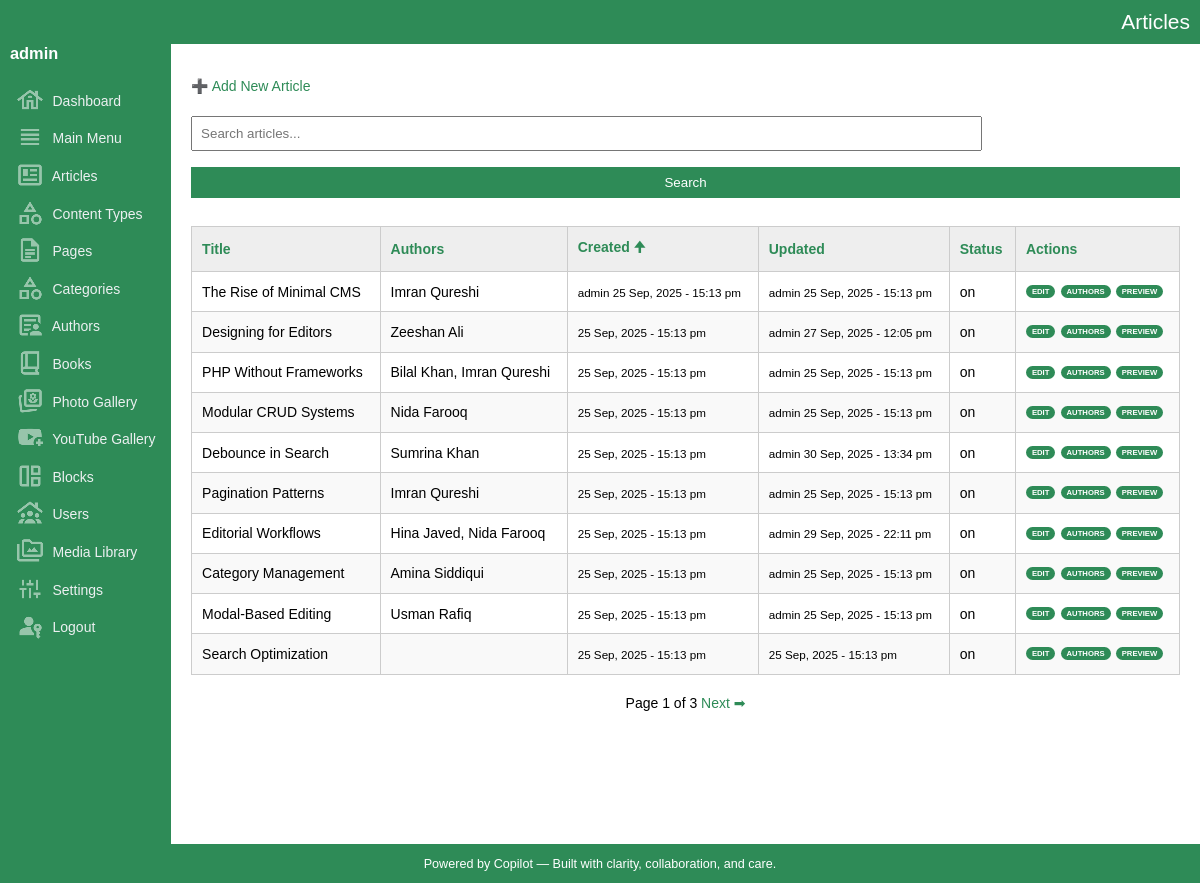
Before: /admin/articles/list.php?sort=entry_date_time&dir=asc (signed in) with the older database file.
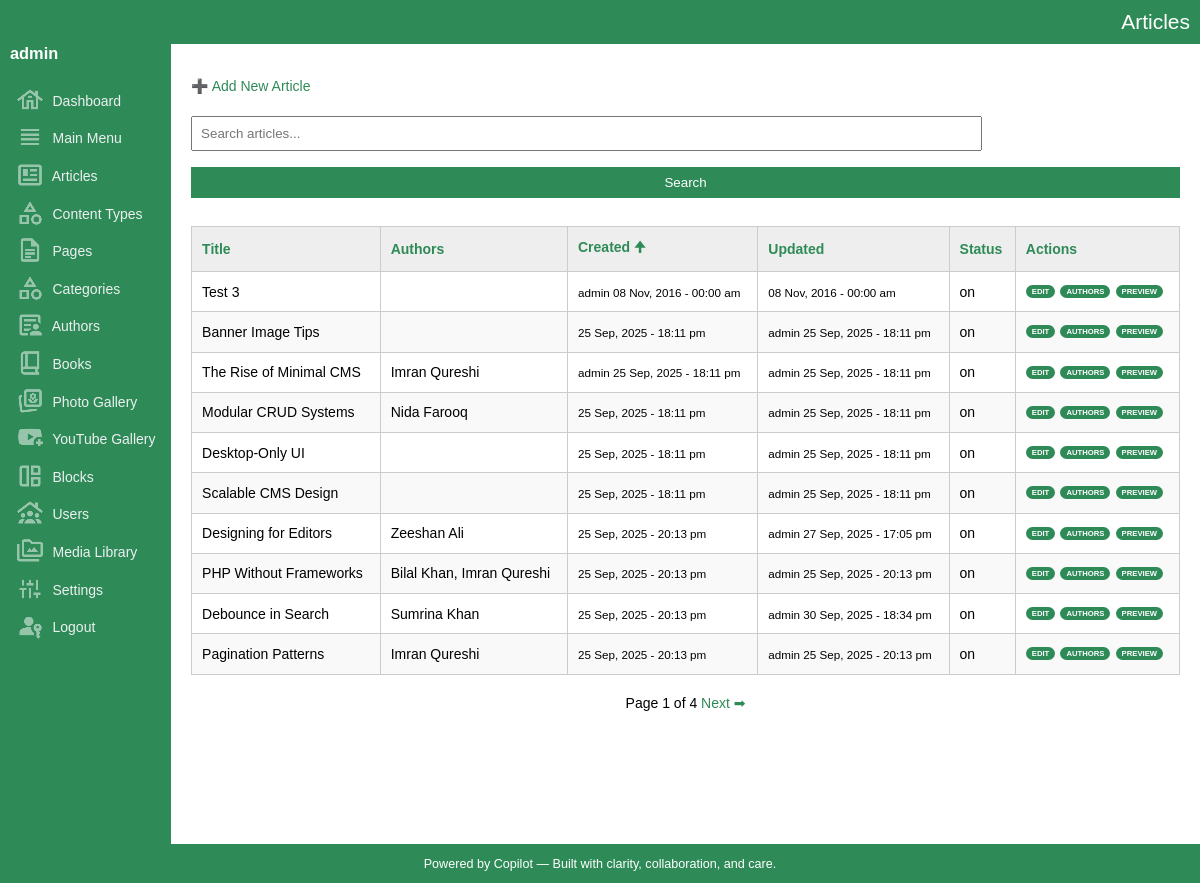
After: the same page with the newer database file.
### tables this page shows
CREATE TABLE IF NOT EXISTS `articles` (
  `key_articles` int(10) UNSIGNED NOT NULL AUTO_INCREMENT,
  `key_media_banner` int(10) UNSIGNED DEFAULT '0',
  `document_number` varchar(50) NOT NULL DEFAULT '',
  `title` varchar(300) NOT NULL DEFAULT '',
  `title_sub` varchar(300) NOT NULL DEFAULT '',
  `article_snippet` varchar(1000) NOT NULL DEFAULT '',
  `article_content` mediumtext NOT NULL,
  `content_type` varchar(300) NOT NULL DEFAULT '',
  `book_indent_level` tinyint(4) NOT NULL DEFAULT '0',
  `url` varchar(200) NOT NULL DEFAULT '',
  `banner_image_url` varchar(2000) DEFAULT '',
  `sort` smallint(6) NOT NULL DEFAULT '0',
  `entry_date_time` datetime NOT NULL DEFAULT CURRENT_TIMESTAMP,
  `update_date_time` datetime NOT NULL DEFAULT CURRENT_TIMESTAMP,
  `created_by` int(10) UNSIGNED DEFAULT NULL,
  `updated_by` int(10) UNSIGNED DEFAULT NULL,
  `status` enum('draft','on','off') DEFAULT 'draft',
  PRIMARY KEY (`key_articles`),
  KEY `fk_articles_media` (`key_media_banner`),
  KEY `entry_date_time` (`entry_date_time`),
  KEY `update_date_time` (`update_date_time`),
  KEY `document_number` (`document_number`)
);

CREATE TABLE IF NOT EXISTS `users` (
  `key_user` int(10) UNSIGNED NOT NULL AUTO_INCREMENT,
  `key_media_banner` int(10) UNSIGNED NOT NULL,
  `name` varchar(200) NOT NULL DEFAULT '',
  `username` varchar(100) NOT NULL,
  `password_hash` varchar(255) NOT NULL,
  `email` varchar(200) DEFAULT NULL,
  `role` enum('admin','editor','viewer') DEFAULT 'viewer',
  `status` varchar(3) DEFAULT 'on',
  `entry_date_time` datetime DEFAULT CURRENT_TIMESTAMP,
  `update_date_time` datetime DEFAULT CURRENT_TIMESTAMP ON UPDATE CURRENT_TIMESTAMP,
  `phone` varchar(20) DEFAULT NULL,
  `address` text,
  `city` varchar(100) DEFAULT NULL,
  `state` varchar(100) DEFAULT NULL,
  `country` varchar(100) DEFAULT NULL,
  `description` text,
  `url` varchar(200) DEFAULT NULL,
  `banner_image_url` varchar(2000) NOT NULL,
  PRIMARY KEY (`key_user`),
  UNIQUE KEY `username` (`username`)
);

### admin/articles/list.php (the view, shortened to what this page needs)
<?php
include_once('../../dbconnection.php');
include_once('../functions.php');
include_once('../layout.php');
?>
<p><a href="#" onclick="openModal()">➕ Add New Article</a></p>
<form method="get">
	<input type="text" name="q" placeholder="Search articles..." value="<?= htmlspecialchars($_GET['q'] ?? '') ?>">
	<input type="submit" value="Search">
</form>
<table>
	<thead>
		<tr>
			<th><?= sortLink('Title', 'title', $_GET['sort'] ?? '', $_GET['dir'] ?? '') ?></th>
			<th>Authors</th>
			<th><?= sortLink('Created', 'entry_date_time', $_GET['sort'] ?? '', $_GET['dir'] ?? '') ?></th>
			<th><?= sortLink('Updated', 'update_date_time', $_GET['sort'] ?? '', $_GET['dir'] ?? '') ?></th>
			<th><?= sortLink('Status', 'status', $_GET['sort'] ?? '', $_GET['dir'] ?? '') ?></th>
			<th>Actions</th>
		</tr>
	</thead>
	<tbody>
	<?php
	$limit = 10;
	$page = isset($_GET['page']) ? max(1, intval($_GET['page'])) : 1;
	$offset = ($page - 1) * $limit;
	$q = $_GET['q'] ?? '';
	$q = $conn->real_escape_string($q);
	$sort = $_GET['sort'] ?? 'entry_date_time';
	$dir = $_GET['dir'] ?? 'desc';
	$sql = "SELECT key_articles, title, article_snippet, entry_date_time, update_date_time, status FROM articles";
	$sql .= " ORDER BY $sort $dir LIMIT $limit OFFSET $offset";
	$result = $conn->query($sql);
	while ($row = $result->fetch_assoc()) {
		$keyArticles = $row['key_articles'];
		$createdUpdated = $conn->query("SELECT
			a.key_articles,
			u1.username AS creator,
			u2.username AS updater
			FROM articles a
			LEFT JOIN users u1 ON a.created_by = u1.key_user
			LEFT JOIN users u2 ON a.updated_by = u2.key_user
			WHERE key_articles = $keyArticles")->fetch_assoc();
		$authRes = $conn->query("SELECT a.name FROM authors a JOIN article_authors aa ON a.key_authors = aa.key_authors WHERE aa.key_articles = $keyArticles");
		$authorNames = [];
		while ($a = $authRes->fetch_assoc()) {
		  $authorNames[] = $a['name'];
		}
		$authorDisplay = implode(', ', $authorNames);
		$date_created = date_format(date_create($row["entry_date_time"]), "d M, Y - H:i a");
		$date_updated = date_format(date_create($row["update_date_time"]), "d M, Y - H:i a");
		echo "<tr>
		<td>{$row['title']}</td>
		<td>" . htmlspecialchars($authorDisplay) . "</td>
		<td><small>{$createdUpdated['creator']} $date_created</small></td>
		<td><small>{$createdUpdated['updater']} $date_updated</small></td>
		<td>{$row['status']}</td>
		<td class='record-action-links'>
		  <a href='#' onclick='editItem({$row['key_articles']}, \"get_article.php\", [\"title\",\"title_sub\",\"article_snippet\",\"article_content\",\"url\",\"book_indent_level\",\"banner_image_url\",\"key_media_banner\",\"sort\",\"entry_date_time\",\"update_date_time\",\"status\"])'>Edit</a>
		  <a href='#' onclick='openAuthorModal({$row['key_articles']})'>Authors</a>
		  <a href='preview.php?id={$row['key_articles']}' target='_blank'>Preview</a>
		  <a href='delete.php?id={$row['key_articles']}' onclick='return confirm(\"Delete this article?\")' style='display:none'>Delete</a>
		</td>
		</tr>";
	}
	$countSql = "SELECT COUNT(*) AS total FROM articles";
	$countResult = $conn->query($countSql);
	$totalArticles = $countResult->fetch_assoc()['total'];
	$totalPages = ceil($totalArticles / $limit);
	?>
	</tbody>
</table>
<div id="pager">
	Page <?php echo $page; ?> of <?php echo $totalPages; ?>
	<?php if ($page < $totalPages): ?>
	<a href="?page=<?php echo $page + 1; ?>&q=<?php echo urlencode($q); ?>&sort=<?php echo urlencode($sort); ?>&dir=<?php echo urlencode($dir); ?>">Next ➡</a>
	<?php endif; ?>
</div>

Changed rows visible on the page:
no longer on this page (row edited): articles: title "Editorial Workflows", authorDisplay "Hina Javed, Nida Farooq", entry_date_time "25 Sep, 2025 - 15:13 pm", users.username "admin", update_date_time "29 Sep, 2025 - 22:11 pm", status "on"
no longer on this page (row edited): articles: title "Category Management", authorDisplay "Amina Siddiqui", entry_date_time "25 Sep, 2025 - 15:13 pm", users.username "admin", update_date_time "25 Sep, 2025 - 15:13 pm", status "on"
no longer on this page (row edited): articles: title "Modal-Based Editing", authorDisplay "Usman Rafiq", entry_date_time "25 Sep, 2025 - 15:13 pm", users.username "admin", update_date_time "25 Sep, 2025 - 15:13 pm", status "on"
no longer on this page (row edited): articles: title "Search Optimization", entry_date_time "25 Sep, 2025 - 15:13 pm", update_date_time "25 Sep, 2025 - 15:13 pm", status "on"
added articles: title "Test 3", users.username "admin", entry_date_time "08 Nov, 2016 - 00:00 am", update_date_time "08 Nov, 2016 - 00:00 am", status "on"
now on this page (row edited): articles: title "Banner Image Tips", entry_date_time "25 Sep, 2025 - 18:11 pm", users.username "admin", update_date_time "25 Sep, 2025 - 18:11 pm", status "on"
changed articles "The Rise of Minimal CMS": entry_date_time "25 Sep, 2025 - 15:13 pm" → "25 Sep, 2025 - 18:11 pm"; update_date_time "25 Sep, 2025 - 15:13 pm" → "25 Sep, 2025 - 18:11 pm"
changed articles "Modular CRUD Systems": entry_date_time "25 Sep, 2025 - 15:13 pm" → "25 Sep, 2025 - 18:11 pm"; update_date_time "25 Sep, 2025 - 15:13 pm" → "25 Sep, 2025 - 18:11 pm"; moves up the list
now on this page (row edited): articles: title "Desktop-Only UI", entry_date_time "25 Sep, 2025 - 18:11 pm", users.username "admin", update_date_time "25 Sep, 2025 - 18:11 pm", status "on"
now on this page (row edited): articles: title "Scalable CMS Design", entry_date_time "25 Sep, 2025 - 18:11 pm", users.username "admin", update_date_time "25 Sep, 2025 - 18:11 pm", status "on"
changed articles "Designing for Editors": entry_date_time "25 Sep, 2025 - 15:13 pm" → "25 Sep, 2025 - 20:13 pm"; update_date_time "27 Sep, 2025 - 12:05 pm" → "27 Sep, 2025 - 17:05 pm"
changed articles "PHP Without Frameworks": entry_date_time "25 Sep, 2025 - 15:13 pm" → "25 Sep, 2025 - 20:13 pm"; update_date_time "25 Sep, 2025 - 15:13 pm" → "25 Sep, 2025 - 20:13 pm"
changed articles "Debounce in Search": entry_date_time "25 Sep, 2025 - 15:13 pm" → "25 Sep, 2025 - 20:13 pm"; update_date_time "30 Sep, 2025 - 13:34 pm" → "30 Sep, 2025 - 18:34 pm"
changed articles "Pagination Patterns": entry_date_time "25 Sep, 2025 - 15:13 pm" → "25 Sep, 2025 - 20:13 pm"; update_date_time "25 Sep, 2025 - 15:13 pm" → "25 Sep, 2025 - 20:13 pm"
Other visible differences:
$totalPages: "3" → "4"
